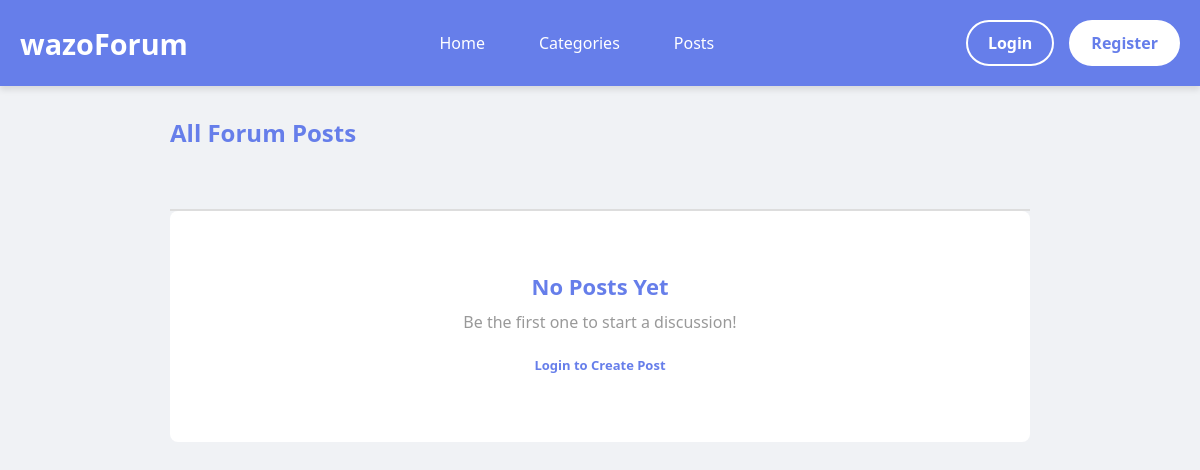
The page /posts.php on the database as committed earlier.
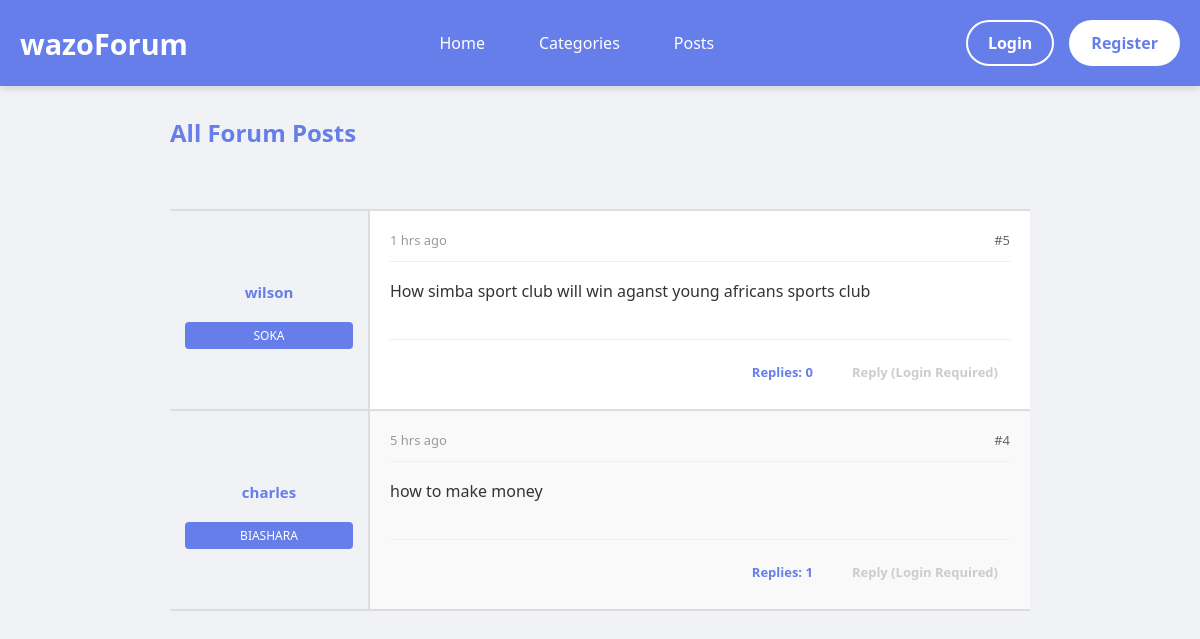
The same page on the database as committed later.
### tables this page shows
CREATE TABLE `posts` (
  `post_id` int(11) NOT NULL,
  `user_id` int(11) NOT NULL,
  `category_id` int(11) NOT NULL,
  `content` text NOT NULL,
  `status` enum('open','closed') DEFAULT 'open',
  `created_at` timestamp NOT NULL DEFAULT current_timestamp()
);

CREATE TABLE `users` (
  `user_id` int(11) NOT NULL,
  `email` varchar(100) NOT NULL,
  `username` varchar(50) NOT NULL,
  `password` varchar(255) NOT NULL,
  `role` enum('admin','member') NOT NULL DEFAULT 'member',
  `created_at` timestamp NOT NULL DEFAULT current_timestamp()
);

CREATE TABLE `categories` (
  `category_id` int(11) NOT NULL,
  `category_name` varchar(100) NOT NULL,
  `description` text DEFAULT NULL,
  `created_at` timestamp NOT NULL DEFAULT current_timestamp()
);

### function.php (called while the page is built, shortened)
<?php
if(!function_exists('isLogedIn')){
    function isLogedIn(){
        return isset ($_SESSION['user_id']);
    }
}
?>

### posts.php (the view, shortened to what this page needs)
<?php
include("function.php");
?>
<!DOCTYPE html>
<html lang="en">
<head>
</head>
<body>
<?php include("header.php"); ?>
<div class="container">
    <div style="display: flex; justify-content: space-between; align-items: center; margin-bottom: 30px;">
        <h1 class="page-title">All Forum Posts</h1>
    </div>
    <div class="feed">
<?php
$sql = "
    SELECT
        p.post_id,
        p.user_id,
        p.content,
        p.created_at,
        u.username,
        c.category_name,
        COUNT(r.reply_id) AS total_replies
    FROM posts p
    JOIN users u ON p.user_id = u.user_id
    JOIN categories c ON p.category_id = c.category_id
    LEFT JOIN replies r ON p.post_id = r.post_id
    GROUP BY p.post_id
    ORDER BY p.created_at DESC
";
$result = mysqli_query($conn, $sql);
function timeAgo($datetime) {
    $time = strtotime($datetime);
    $diff = time() - $time;
    if ($diff < 86400) return floor($diff / 3600) . " hrs ago";
    return floor($diff / 86400) . " days ago";
}
if ($result && mysqli_num_rows($result) > 0) {
    while ($row = mysqli_fetch_assoc($result)) {
?>
    <div class="post">
        <div class="post-sidebar">
            <div class="post-author"><?php echo htmlspecialchars($row['username']); ?></div>
            <span class="post-category"><?php echo htmlspecialchars($row['category_name']); ?></span>
        </div>
        <div class="post-content">
            <div class="post-header">
                <span class="post-time"><?php echo timeAgo($row['created_at']); ?></span>
                <span>#<?php echo $row['post_id']; ?></span>
            </div>
            <div class="post-body">
                <?php echo nl2br(htmlspecialchars(substr($row['content'], 0, 300))) . (strlen($row['content']) > 300 ? '...' : ''); ?>
            </div>
            <div class="post-footer">
                <div class="post-actions">
                    <a class="action-btn" href="replay.php?post_id=<?php echo $row['post_id']; ?>">
                        Replies: <?php echo $row['total_replies']; ?>
                    </a>
                    <?php if(isLogedIn()): ?>
                        <a class="action-btn" href="replay.php?post_id=<?php echo $row['post_id']; ?>">
                            Reply
                        </a>
                    <?php else: ?>
                        <a class="action-btn reply-btn-disabled" title="Login required to reply - You must be logged in to participate in discussions" href="login.php?message=Login to reply to posts">
                            Reply (Login Required)
                        </a>
                    <?php endif; ?>
                </div>
            </div>
        </div>
    </div>
<?php
    }
} else {
?>
    <div class="empty-state">
        <h2>No Posts Yet</h2>
        <p>Be the first one to start a discussion!</p>
        <?php if(isLogedIn()): ?>
            <a href="create_post.php" class="action-btn" style="margin-top: 15px; justify-content: center;">
                Create New Post
            </a>
        <?php else: ?>
            <a href="login.php" class="action-btn" style="margin-top: 15px; justify-content: center;">
                Login to Create Post
            </a>
        <?php endif; ?>
    </div>
<?php } ?>
    </div>
</div>
</body>
</html>

Rows that differ between the two databases and show on the page:
added posts: user.username "wilson", category.category_name "SOKA", created_at "1 hrs ago", post_id "5", content "How simba sport club will win aganst young africans sports club", total_replies "0"
added posts: user.username "charles", category.category_name "BIASHARA", created_at "5 hrs ago", post_id "4", content "how to make money", total_replies "1"
Other text that changed with them:
text no longer shown: "No Posts Yet Be the first one to start a discussion! Login to Create Post"
